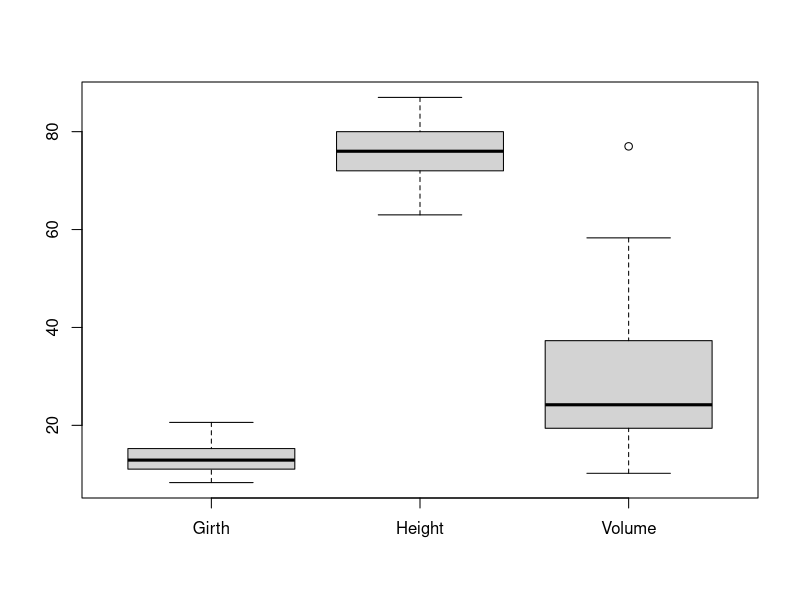
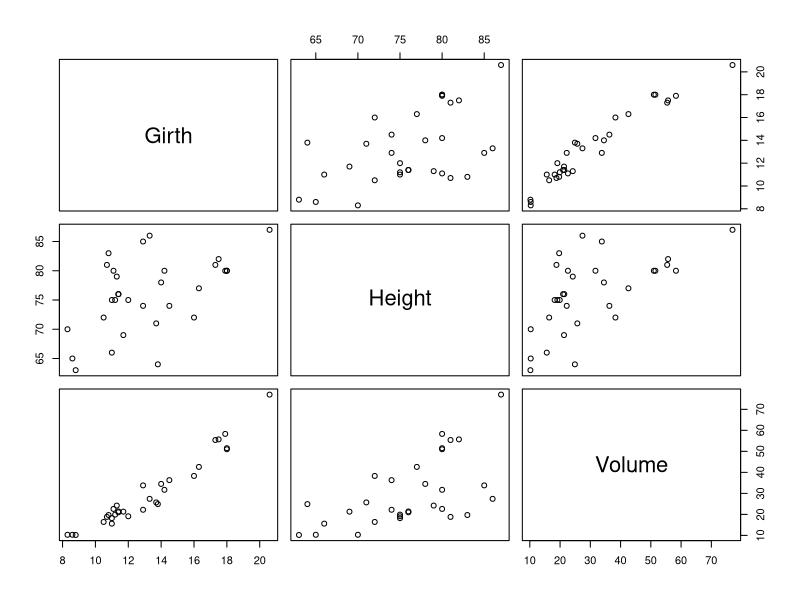
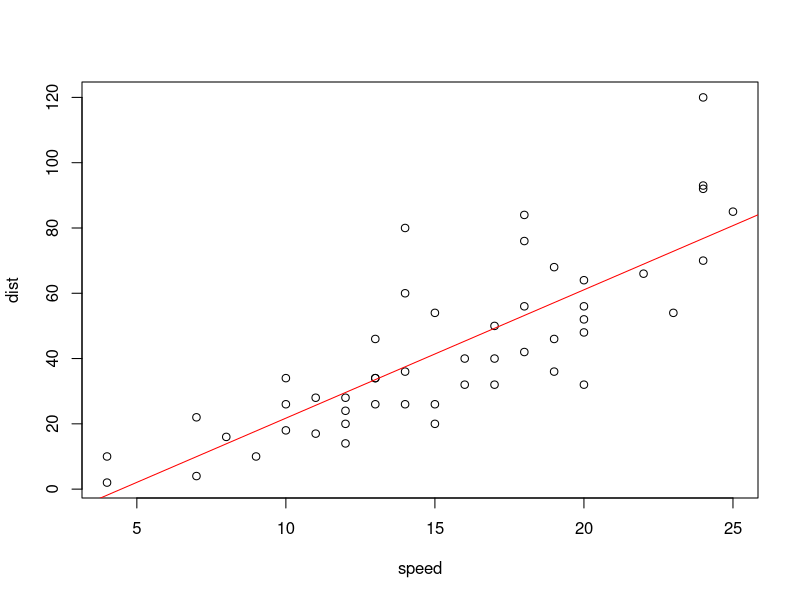
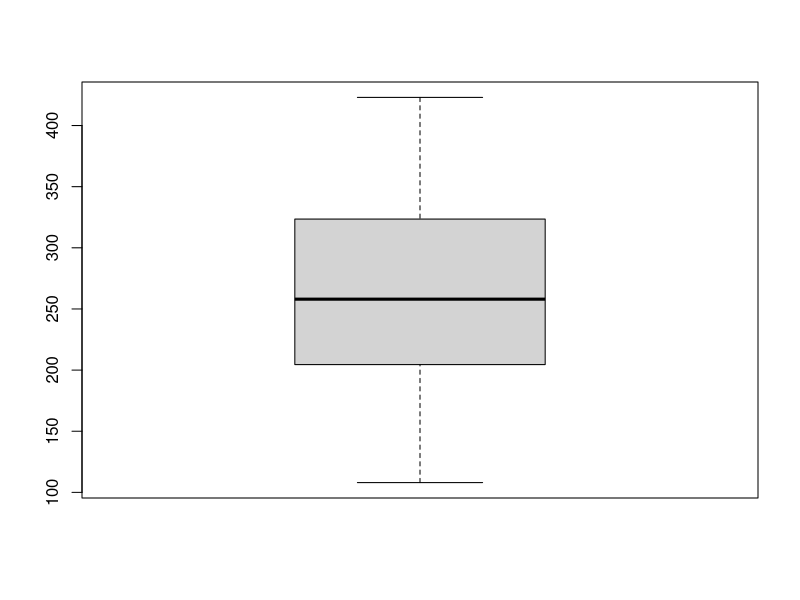
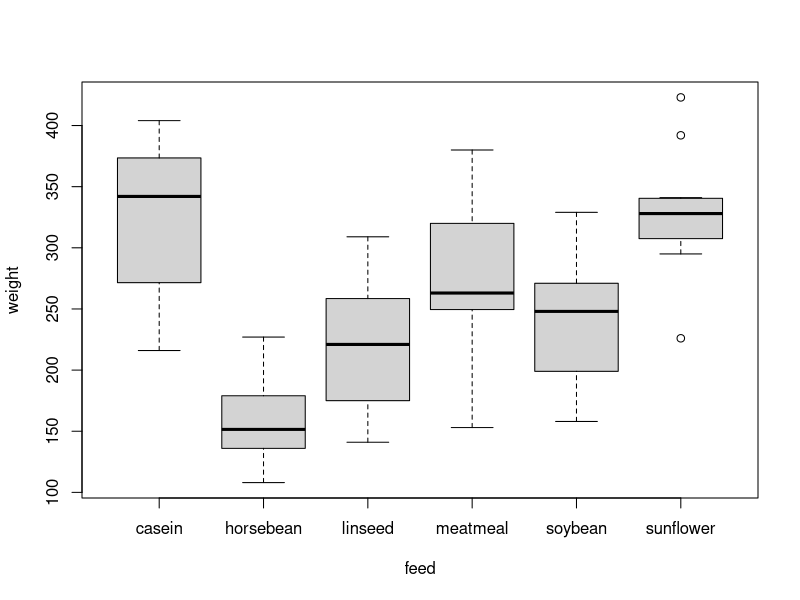

These charts were generated, in order, by the following R code:
## chapter_01

# 1.1 패키지 설치하기

install.packages("multcomp")
library(multcomp)

detach(package : multcomp) # 메모리 공간 확보를 위해 패키지 내리기

# 1.2 맛보기

a <- 1
a
View(a)

trees
View(trees)

summary(trees)
boxplot(trees)
pairs(trees)


cars
lm.out1 <- lm(dist ~ speed, data = cars)
anova(lm.out1)

plot(dist ~ speed, data = cars)
abline(lm.out1, col='red')

chickwts
summary(chickwts)
boxplot(chickwts$weight)

boxplot(weight ~ feed, data = chickwts)

lm.out2 <- lm(weight ~ feed, data = chickwts)
# 분산분석 feed방식이 weight에 영향을 주는지 분석
anova(lm.out2)
